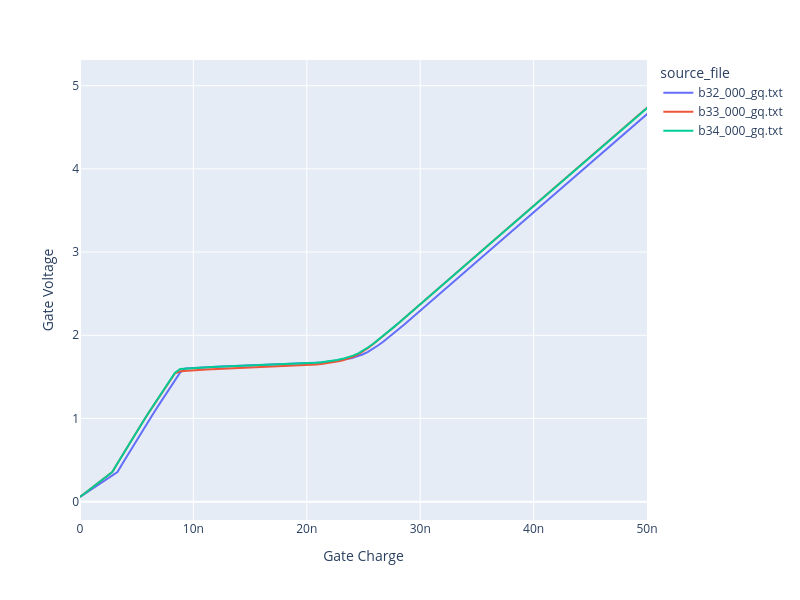

The code cell stored with this chart in its notebook:
### Markdown cell above
## Gate Charge Data

### Code cell
# Get gate charge data and plot gate voltage vs. gate charge for files containing "_gq" in their name.

gate_charge_df = df[df["source_file"].str.contains("_gq", case=False, na=False)]

if gate_charge_df.empty:
    print("No gate charge data found in the DataFrame.")
else:
    # Integrate gate current over time to calculate gate charge (Q = \int_0^t I(t) * dt).
    dt = gate_charge_df["Time"].diff().fillna(0)  # Time intervals
    gate_charge_df["Gate Charge"] = (
        gate_charge_df["Gate Current"] * dt
    ).cumsum()  # Cumulative sum to get total charge

    fig = px.line(
        gate_charge_df, x="Gate Charge", y="Gate Voltage", color="source_file"
    )

    fig.update_layout(
        width=800,
        height=600,
        xaxis_range=[0, 50e-9],
    )
    fig.show()
